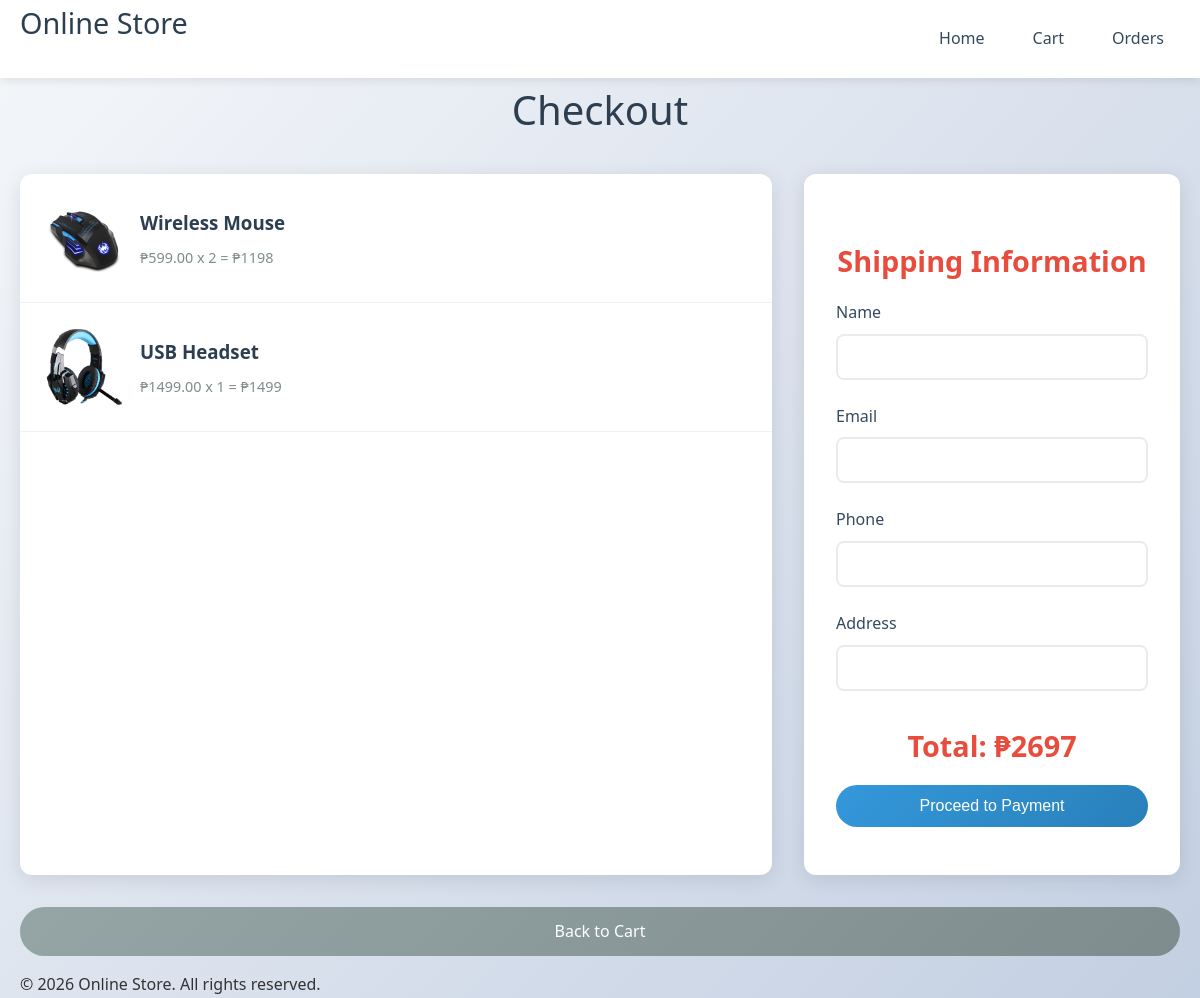
/public/checkout?order_id=2, run on the app's committed database.
### tables this page shows
CREATE TABLE `products` (
  `id` int(11) NOT NULL AUTO_INCREMENT,
  `name` varchar(100) DEFAULT NULL,
  `description` text DEFAULT NULL,
  `price` decimal(10,2) DEFAULT NULL,
  `image` varchar(255) DEFAULT NULL,
  PRIMARY KEY (`id`)
);

### app/controllers/CheckoutController.php (called while the page is built, shortened)
<?php
require_once __DIR__ . '/../models/Cart.php';
class CheckoutController {
    private $cart;
    public function __construct($conn) {
        $this->cart = new Cart();
    }
    public function view() {
        $cart_items = $this->cart->getCart();
        include __DIR__ . '/../views/checkout/checkout.php';
    }
}

### app/models/Cart.php (called while the page is built, shortened)
<?php
class Cart {
    public function getCart() {
        return $_SESSION['cart'] ?? [];
    }
}

### app/views/checkout/checkout.php (the view, shortened to what this page needs)
<link rel="stylesheet" href="assets/css/style.css">
<header>
    <nav class="container">
        <h1>Online Store</h1>
        <div>
            <a href="./">Home</a>
            <a href="cart">Cart</a>
            <a href="orders/history">Orders</a>
        </div>
    </nav>
</header>
<main class="container">
    <h1>Checkout</h1>
    <?php if($cart_items): $total=0; ?>
    <div class="cart-section">
        <div class="cart-items">
            <?php foreach($cart_items as $id=>$qty):
            $product = $GLOBALS['conn']->query("SELECT * FROM products WHERE id=$id")->fetch_assoc();
            $subtotal = $product['price'] * $qty;
            $total += $subtotal;
            ?>
            <div class="cart-item">
                <img src="assets/images/<?= htmlspecialchars($product['image'] ?: 'default.jpg') ?>" alt="<?= htmlspecialchars($product['name']) ?>">
                <div class="cart-item-details">
                    <h3><?= htmlspecialchars($product['name']) ?></h3>
                    <p>₱<?= htmlspecialchars($product['price']) ?> x <?= htmlspecialchars($qty) ?> = ₱<?= htmlspecialchars($subtotal) ?></p>
                </div>
            </div>
            <?php endforeach; ?>
        </div>
        <div class="checkout-form">
            <h3>Shipping Information</h3>
            <form action="/online_store_mvc/public/checkout/process" method="POST">
            <div class="form-group">
                <label for="name">Name</label>
                <input type="text" id="name" name="name" required>
            </div>
            <div class="form-group">
                <label for="email">Email</label>
                <input type="email" id="email" name="email" required>
            </div>
            <div class="form-group">
                <label for="phone">Phone</label>
                <input type="tel" id="phone" name="phone" required>
            </div>
            <div class="form-group">
                <label for="address">Address</label>
                <input type="text" id="address" name="address" required>
            </div>
            <h3>Total: ₱<?= htmlspecialchars($total) ?></h3>
            <button type="submit" class="btn">Proceed to Payment</button>
            </form>
        </div>
    </div>
    <?php else: ?>
    <p>Cart is empty</p>
    <?php endif; ?>
    <a href="cart" class="btn btn-secondary">Back to Cart</a>
</main>
<footer>
    <div class="container">
        <p>&copy; 2026 Online Store. All rights reserved.</p>
    </div>
</footer>

### public/assets/css/style.css (style rules this page uses)
* { box-sizing: border-box; margin: 0; padding: 0; }
.container { max-width: 1200px; margin: 0 auto; padding: 0 20px; }
header { background: #fff; box-shadow: 0 2px 10px rgba(0,0,0,0.1); position: sticky; top: 0; z-index: 100; }
header nav { display: flex; justify-content: space-between; align-items: center; padding: 1rem 0; }
header h1 { color: #2c3e50; font-size: 1.8rem; }
header nav div { display: flex; gap: 1rem; }
header a { text-decoration: none; color: #34495e; font-weight: 500; padding: 0.5rem 1rem; border-radius: 25px; transition: all 0.3s ease; }
main { padding: 2rem 0; }
h1 { text-align: center; margin-bottom: 2rem; color: #2c3e50; font-size: 2.5rem; font-weight: 300; }
.cart-section { display: grid; grid-template-columns: 2fr 1fr; gap: 2rem; margin-bottom: 2rem; }
.cart-items { background: white; border-radius: 12px; box-shadow: 0 4px 20px rgba(0,0,0,0.1); overflow: hidden; }
.cart-item { display: flex; align-items: center; padding: 1.5rem; border-bottom: 1px solid #f1f2f6; transition: background 0.3s ease; }
.cart-item img { width: 80px; height: 80px; object-fit: cover; border-radius: 8px; margin-right: 1rem; }
.cart-item-details h3 { margin-bottom: 0.5rem; color: #2c3e50; }
.cart-item-details p { color: #7f8c8d; font-size: 0.9rem; }
.checkout-form { background: white; border-radius: 12px; box-shadow: 0 4px 20px rgba(0,0,0,0.1); padding: 2rem; position: sticky; top: 100px; }
.checkout-form h3 { margin-bottom: 1.5rem; color: #2c3e50; font-size: 1.5rem; text-align: center; }
.form-group { margin-bottom: 1.5rem; }
.form-group label { display: block; margin-bottom: 0.5rem; color: #34495e; font-weight: 500; }
.form-group input { width: 100%; padding: 0.75rem; border: 2px solid #e9ecef; border-radius: 8px; font-size: 1rem; transition: border-color 0.3s ease; }
.checkout-form h3:last-of-type { margin: 2rem 0 1rem; text-align: center; font-size: 1.8rem; color: #e74c3c; font-weight: 600; }
.btn { display: inline-block; padding: 0.75rem 2rem; background: linear-gradient(135deg, #3498db, #2980b9); color: white; text-decoration: none; border: none; border-radius: 25px; font-size: 1rem; font-weight: 500; cursor: pointer; transition: all 0.3s ease; text-align: center; width: 100%; margin-bottom: 1rem; }
.btn-secondary { background: linear-gradient(135deg, #95a5a6, #7f8c8d); }

### data on the page
products: image (picture), name "Wireless Mouse", price "599.00", qty "2", price "1198"
products: image (picture), name "USB Headset", price "1499.00", qty "1", price "1499"

### other printed values
$total "2697"
